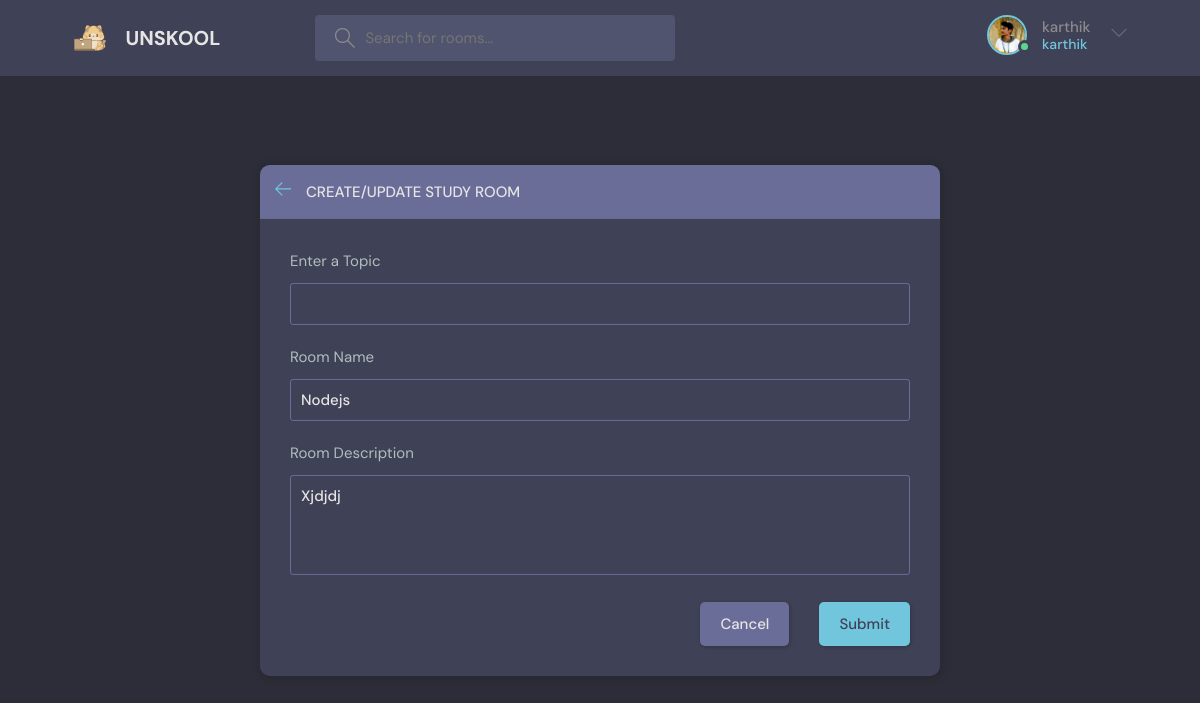
Page /updateroom/2 (signed in) on the committed database.
### shazam/models.py (models this page shows, shortened)
class User(AbstractUser):
    name=models.CharField(max_length=200,null=True)
    following = models.ManyToManyField(
        "self", blank=True, related_name="followers", symmetrical=False
    )
    email=models.EmailField(unique=True,null=True)
    bio=models.TextField(null=True)
    avatar=models.ImageField(null=True,default="avatar.svg")
    USERNAME_FIELD='email'
    REQUIRED_FIELDS=[]

class Room(models.Model):
    Host=models.ForeignKey(User,on_delete=models.SET_NULL,null=True)
    participants=models.ManyToManyField(User,related_name="participants")
    Topic=models.ForeignKey(Topic,on_delete=models.SET_NULL ,null=True)
    name=models.CharField(max_length=50)
    description=models.TextField(null=True)
    created=models.DateTimeField(auto_now_add=True)
    updated=models.DateTimeField(auto_now=True)

### shazam/views.py (the view, shortened to what this page needs)
# urls.py: path('updateroom/<int:pk>',views.updateroom,name='updateroom' ),
@login_required(login_url='login_page')
def updateroom(request,pk):
    update=Room.objects.get(id=pk)
    room=Roomform(instance=update)
    topics=Topic.objects.all()
    if request.user!=update.Host:
        return HttpResponse("you are not allowed")
    return render(request,'shazam/roomform.html',{'room':update,'form':room,'topics':topics})

### shazam/forms.py
class Roomform(ModelForm):
  class Meta:
    model = Room
    fields = "__all__"
    exclude=['Host','participants']

### shazam/templates/shazam/roomform.html (shortened to what this page needs)
{% extends 'main.html' %}
{% block content %}
<main class="create-room layout">
  <div class="container">
    <div class="layout__box">
      <div class="layout__boxHeader">
        <div class="layout__boxTitle">
          <a href="{{request.META.HTTP_REFERER}}">
            <svg version="1.1" xmlns="http://www.w3.org/2000/svg" width="32" height="32" viewBox="0 0 32 32">
              <title>arrow-left</title>
              <path
                d="M13.723 2.286l-13.723 13.714 13.719 13.714 1.616-1.611-10.96-10.96h27.625v-2.286h-27.625l10.965-10.965-1.616-1.607z">
              </path>
            </svg>
          </a>
          <h3>Create/Update Study Room</h3>
        </div>
      </div>
      <div class="layout__body">
        <form class="form" action="" method="POST">
          <div class="form__group">
            <label for="room_topic">Enter a Topic</label>
            <input required type="text" value="{{room.topic.name}}" name="topic" list="topic-list" />
          </div>
          <div class="form__group">
            <label for="room_name">Room Name</label>
            {{form.name}}
          </div>
          <div class="form__group">
            <label for="room_description">Room Description</label>
            {{form.description}}
          </div>
          <div class="form__action">
            <a class="btn btn--dark" href="{{request.META.HTTP_REFERER}}">Cancel</a>
            <button class="btn btn--main" type="submit">Submit</button>
          </div>
        </form>
      </div>
    </div>
  </div>
</main>
{% endblock content %}

### templates/nav.html (shortened to what this page needs)
{% load static %}
<header class="header header--loggedIn">
    <div class="container">
      <a href="{% url 'home' %}" class="header__logo">
        <img src="{% static 'images/logo.svg'%}" />
        <h1>UNSKOOL</h1>
      </a>
      <form class="header__search" method="GET" action="{% url 'home' %}">
        <label>
          <input type="text" name="q" placeholder="Search for rooms..." />
        </label>
      </form>
      <nav class="header__menu">
        {% if request.user.is_authenticated%}
        <div class="header__user">
          <a href="{% url 'update-user' %}">
            <div class="avatar avatar--medium active">
              <img src="{{request.user.avatar.url}}" />
            </div>
            <p>{{request.user.username}} <span>{{request.user.username}}</span></p>
          </a>
          <button class="dropdown-button">
            <svg version="1.1" xmlns="http://www.w3.org/2000/svg" width="32" height="32" viewBox="0 0 32 32">
              <title>chevron-down</title>
              <path d="M16 21l-13-13h-3l16 16 16-16h-3l-13 13z"></path>
            </svg>
          </button>
        </div>
        {% else %}
        <a href=" {% url 'login_page' %}">
          <img src="{% static 'images/avatar.svg'%}" />
          <p>Login</p>
        </a>
        {% endif %}
      </nav>
    </div>
  </header>

### rows in the picture
User: user.avatar (picture), user.username "karthik"
Room: name "Nodejs", description "Xjdjdj"
